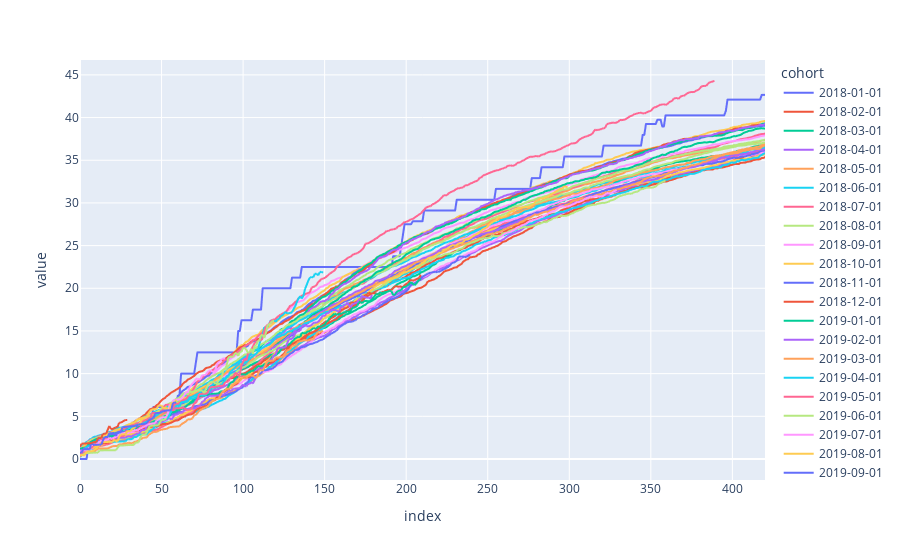

Notebook source saved alongside this figure:
### Code cell
fig_raw = px.line(data_frame=df_RR_prefill)
fig_raw.show()
#fig_raw.write_html("OnetimeToOnetime_RepurchaseSecondToThird_Raw.html")

### Figure 1 — Plotly figure (JSON) as saved in the notebook; plotly's stock layout.template omitted (floating-point values rounded to 4 significant figures; data arrays with more than 128 entries replaced by an {"elided": "..."} marker saying what was removed)
{"data": [{"hovertemplate": "cohort=2018-01-01<br>index=%{x}<br>value=%{y}<extra></extra>", "legendgroup": "2018-01-01", "line": {"color": "#636efa", "dash": "solid"}, "marker": {"symbol": "circle"}, "mode": "lines", "name": "2018-01-01", "showlegend": true, "type": "scattergl", "x": {"elided": "421 int values"}, "xaxis": "x", "y": {"elided": "421 float values"}, "yaxis": "y"}, {"hovertemplate": "cohort=2018-02-01<br>index=%{x}<br>value=%{y}<extra></extra>", "legendgroup": "2018-02-01", "line": {"color": "#EF553B", "dash": "solid"}, "marker": {"symbol": "circle"}, "mode": "lines", "name": "2018-02-01", "showlegend": true, "type": "scattergl", "x": {"elided": "421 int values"}, "xaxis": "x", "y": {"elided": "421 float values"}, "yaxis": "y"}, {"hovertemplate": "cohort=2018-03-01<br>index=%{x}<br>value=%{y}<extra></extra>", "legendgroup": "2018-03-01", "line": {"color": "#00cc96", "dash": "solid"}, "marker": {"symbol": "circle"}, "mode": "lines", "name": "2018-03-01", "showlegend": true, "type": "scattergl", "x": {"elided": "421 int values"}, "xaxis": "x", "y": {"elided": "421 float values"}, "yaxis": "y"}, {"hovertemplate": "cohort=2018-04-01<br>index=%{x}<br>value=%{y}<extra></extra>", "legendgroup": "2018-04-01", "line": {"color": "#ab63fa", "dash": "solid"}, "marker": {"symbol": "circle"}, "mode": "lines", "name": "2018-04-01", "showlegend": true, "type": "scattergl", "x": {"elided": "421 int values"}, "xaxis": "x", "y": {"elided": "421 float values"}, "yaxis": "y"}, {"hovertemplate": "cohort=2018-05-01<br>index=%{x}<br>value=%{y}<extra></extra>", "legendgroup": "2018-05-01", "line": {"color": "#FFA15A", "dash": "solid"}, "marker": {"symbol": "circle"}, "mode": "lines", "name": "2018-05-01", "showlegend": true, "type": "scattergl", "x": {"elided": "421 int values"}, "xaxis": "x", "y": {"elided": "421 float values"}, "yaxis": "y"}, {"hovertemplate": "cohort=2018-06-01<br>index=%{x}<br>value=%{y}<extra></extra>", "legendgroup": "2018-06-01", "line": {"color": "#19d3f3", "dash": "solid"}, "marker": {"symbol": "circle"}, "mode": "lines", "name": "2018-06-01", "showlegend": true, "type": "scattergl", "x": {"elided": "421 int values"}, "xaxis": "x", "y": {"elided": "421 float values"}, "yaxis": "y"}, {"hovertemplate": "cohort=2018-07-01<br>index=%{x}<br>value=%{y}<extra></extra>", "legendgroup": "2018-07-01", "line": {"color": "#FF6692", "dash": "solid"}, "marker": {"symbol": "circle"}, "mode": "lines", "name": "2018-07-01", "showlegend": true, "type": "scattergl", "x": {"elided": "421 int values"}, "xaxis": "x", "y": {"elided": "421 float values"}, "yaxis": "y"}, {"hovertemplate": "cohort=2018-08-01<br>index=%{x}<br>value=%{y}<extra></extra>", "legendgroup": "2018-08-01", "line": {"color": "#B6E880", "dash": "solid"}, "marker": {"symbol": "circle"}, "mode": "lines", "name": "2018-08-01", "showlegend": true, "type": "scattergl", "x": {"elided": "421 int values"}, "xaxis": "x", "y": {"elided": "421 float values"}, "yaxis": "y"}, {"hovertemplate": "cohort=2018-09-01<br>index=%{x}<br>value=%{y}<extra></extra>", "legendgroup": "2018-09-01", "line": {"color": "#FF97FF", "dash": "solid"}, "marker": {"symbol": "circle"}, "mode": "lines", "name": "2018-09-01", "showlegend": true, "type": "scattergl", "x": {"elided": "421 int values"}, "xaxis": "x", "y": {"elided": "421 float values"}, "yaxis": "y"}, {"hovertemplate": "cohort=2018-10-01<br>index=%{x}<br>value=%{y}<extra></extra>", "legendgroup": "2018-10-01", "line": {"color": "#FECB52", "dash": "solid"}, "marker": {"symbol": "circle"}, "mode": "lines", "name": "2018-10-01", "showlegend": true, "type": "scattergl", "x": {"elided": "421 int values"}, "xaxis": "x", "y": {"elided": "421 float values"}, "yaxis": "y"}, {"hovertemplate": "cohort=2018-11-01<br>index=%{x}<br>value=%{y}<extra></extra>", "legendgroup": "2018-11-01", "line": {"color": "#636efa", "dash": "solid"}, "marker": {"symbol": "circle"}, "mode": "lines", "name": "2018-11-01", "showlegend": true, "type": "scattergl", "x": {"elided": "421 int values"}, "xaxis": "x", "y": {"elided": "421 float values"}, "yaxis": "y"}, {"hovertemplate": "cohort=2018-12-01<br>index=%{x}<br>value=%{y}<extra></extra>", "legendgroup": "2018-12-01", "line": {"color": "#EF553B", "dash": "solid"}, "marker": {"symbol": "circle"}, "mode": "lines", "name": "2018-12-01", "showlegend": true, "type": "scattergl", "x": {"elided": "421 int values"}, "xaxis": "x", "y": {"elided": "421 float values"}, "yaxis": "y"}, {"hovertemplate": "cohort=2019-01-01<br>index=%{x}<br>value=%{y}<extra></extra>", "legendgroup": "2019-01-01", "line": {"color": "#00cc96", "dash": "solid"}, "marker": {"symbol": "circle"}, "mode": "lines", "name": "2019-01-01", "showlegend": true, "type": "scattergl", "x": {"elided": "421 int values"}, "xaxis": "x", "y": {"elided": "421 float values"}, "yaxis": "y"}, {"hovertemplate": "cohort=2019-02-01<br>index=%{x}<br>value=%{y}<extra></extra>", "legendgroup": "2019-02-01", "line": {"color": "#ab63fa", "dash": "solid"}, "marker": {"symbol": "circle"}, "mode": "lines", "name": "2019-02-01", "showlegend": true, "type": "scattergl", "x": {"elided": "421 int values"}, "xaxis": "x", "y": {"elided": "421 float values"}, "yaxis": "y"}, {"hovertemplate": "cohort=2019-03-01<br>index=%{x}<br>value=%{y}<extra></extra>", "legendgroup": "2019-03-01", "line": {"color": "#FFA15A", "dash": "solid"}, "marker": {"symbol": "circle"}, "mode": "lines", "name": "2019-03-01", "showlegend": true, "type": "scattergl", "x": {"elided": "421 int values"}, "xaxis": "x", "y": {"elided": "421 float values"}, "yaxis": "y"}, {"hovertemplate": "cohort=2019-04-01<br>index=%{x}<br>value=%{y}<extra></extra>", "legendgroup": "2019-04-01", "line": {"color": "#19d3f3", "dash": "solid"}, "marker": {"symbol": "circle"}, "mode": "lines", "name": "2019-04-01", "showlegend": true, "type": "scattergl", "x": {"elided": "421 int values"}, "xaxis": "x", "y": {"elided": "421 float values"}, "yaxis": "y"}, {"hovertemplate": "cohort=2019-05-01<br>index=%{x}<br>value=%{y}<extra></extra>", "legendgroup": "2019-05-01", "line": {"color": "#FF6692", "dash": "solid"}, "marker": {"symbol": "circle"}, "mode": "lines", "name": "2019-05-01", "showlegend": true, "type": "scattergl", "x": {"elided": "421 int values"}, "xaxis": "x", "y": {"elided": "421 float values"}, "yaxis": "y"}, {"hovertemplate": "cohort=2019-06-01<br>index=%{x}<br>value=%{y}<extra></extra>", "legendgroup": "2019-06-01", "line": {"color": "#B6E880", "dash": "solid"}, "marker": {"symbol": "circle"}, "mode": "lines", "name": "2019-06-01", "showlegend": true, "type": "scattergl", "x": {"elided": "421 int values"}, "xaxis": "x", "y": {"elided": "421 float values"}, "yaxis": "y"}, {"hovertemplate": "cohort=2019-07-01<br>index=%{x}<br>value=%{y}<extra></extra>", "legendgroup": "2019-07-01", "line": {"color": "#FF97FF", "dash": "solid"}, "marker": {"symbol": "circle"}, "mode": "lines", "name": "2019-07-01", "showlegend": true, "type": "scattergl", "x": {"elided": "421 int values"}, "xaxis": "x", "y": {"elided": "421 float values"}, "yaxis": "y"}, {"hovertemplate": "cohort=2019-08-01<br>index=%{x}<br>value=%{y}<extra></extra>", "legendgroup": "2019-08-01", "line": {"color": "#FECB52", "dash": "solid"}, "marker": {"symbol": "circle"}, "mode": "lines", "name": "2019-08-01", "showlegend": true, "type": "scattergl", "x": {"elided": "421 int values"}, "xaxis": "x", "y": {"elided": "421 float values"}, "yaxis": "y"}, {"hovertemplate": "cohort=2019-09-01<br>index=%{x}<br>value=%{y}<extra></extra>", "legendgroup": "2019-09-01", "line": {"color": "#636efa", "dash": "solid"}, "marker": {"symbol": "circle"}, "mode": "lines", "name": "2019-09-01", "showlegend": true, "type": "scattergl", "x": {"elided": "421 int values"}, "xaxis": "x", "y": {"elided": "421 float values"}, "yaxis": "y"}, {"hovertemplate": "cohort=2019-10-01<br>index=%{x}<br>value=%{y}<extra></extra>", "legendgroup": "2019-10-01", "line": {"color": "#EF553B", "dash": "solid"}, "marker": {"symbol": "circle"}, "mode": "lines", "name": "2019-10-01", "showlegend": true, "type": "scattergl", "x": {"elided": "421 int values"}, "xaxis": "x", "y": {"elided": "421 float values"}, "yaxis": "y"}, {"hovertemplate": "cohort=2019-11-01<br>index=%{x}<br>value=%{y}<extra></extra>", "legendgroup": "2019-11-01", "line": {"color": "#00cc96", "dash": "solid"}, "marker": {"symbol": "circle"}, "mode": "lines", "name": "2019-11-01", "showlegend": true, "type": "scattergl", "x": {"elided": "421 int values"}, "xaxis": "x", "y": {"elided": "421 float values"}, "yaxis": "y"}, {"hovertemplate": "cohort=2019-12-01<br>index=%{x}<br>value=%{y}<extra></extra>", "legendgroup": "2019-12-01", "line": {"color": "#ab63fa", "dash": "solid"}, "marker": {"symbol": "circle"}, "mode": "lines", "name": "2019-12-01", "showlegend": true, "type": "scattergl", "x": {"elided": "421 int values"}, "xaxis": "x", "y": {"elided": "421 float values"}, "yaxis": "y"}, {"hovertemplate": "cohort=2020-01-01<br>index=%{x}<br>value=%{y}<extra></extra>", "legendgroup": "2020-01-01", "line": {"color": "#FFA15A", "dash": "solid"}, "marker": {"symbol": "circle"}, "mode": "lines", "name": "2020-01-01", "showlegend": true, "type": "scattergl", "x": {"elided": "421 int values"}, "xaxis": "x", "y": {"elided": "421 float values"}, "yaxis": "y"}, {"hovertemplate": "cohort=2020-02-01<br>index=%{x}<br>value=%{y}<extra></extra>", "legendgroup": "2020-02-01", "line": {"color": "#19d3f3", "dash": "solid"}, "marker": {"symbol": "circle"}, "mode": "lines", "name": "2020-02-01", "showlegend": true, "type": "scattergl", "x": {"elided": "421 int values"}, "xaxis": "x", "y": {"elided": "421 float values"}, "yaxis": "y"}, {"hovertemplate": "cohort=2020-03-01<br>index=%{x}<br>value=%{y}<extra></extra>", "legendgroup": "2020-03-01", "line": {"color": "#FF6692", "dash": "solid"}, "marker": {"symbol": "circle"}, "mode": "lines", "name": "2020-03-01", "showlegend": true, "type": "scattergl", "x": {"elided": "421 int values"}, "xaxis": "x", "y": {"elided": "421 float values"}, "yaxis": "y"}, {"hovertemplate": "cohort=2020-04-01<br>index=%{x}<br>value=%{y}<extra></extra>", "legendgroup": "2020-04-01", "line": {"color": "#B6E880", "dash": "solid"}, "marker": {"symbol": "circle"}, "mode": "lines", "name": "2020-04-01", "showlegend": true, "type": "scattergl", "x": {"elided": "421 int values"}, "xaxis": "x", "y": {"elided": "421 float values"}, "yaxis": "y"}, {"hovertemplate": "cohort=2020-05-01<br>index=%{x}<br>value=%{y}<extra></extra>", "legendgroup": "2020-05-01", "line": {"color": "#FF97FF", "dash": "solid"}, "marker": {"symbol": "circle"}, "mode": "lines", "name": "2020-05-01", "showlegend": true, "type": "scattergl", "x": {"elided": "421 int values"}, "xaxis": "x", "y": {"elided": "421 float values"}, "yaxis": "y"}, {"hovertemplate": "cohort=2020-06-01<br>index=%{x}<br>value=%{y}<extra></extra>", "legendgroup": "2020-06-01", "line": {"color": "#FECB52", "dash": "solid"}, "marker": {"symbol": "circle"}, "mode": "lines", "name": "2020-06-01", "showlegend": true, "type": "scattergl", "x": {"elided": "421 int values"}, "xaxis": "x", "y": {"elided": "421 float values"}, "yaxis": "y"}, {"hovertemplate": "cohort=2020-07-01<br>index=%{x}<br>value=%{y}<extra></extra>", "legendgroup": "2020-07-01", "line": {"color": "#636efa", "dash": "solid"}, "marker": {"symbol": "circle"}, "mode": "lines", "name": "2020-07-01", "showlegend": true, "type": "scattergl", "x": {"elided": "421 int values"}, "xaxis": "x", "y": {"elided": "421 float values"}, "yaxis": "y"}, {"hovertemplate": "cohort=2020-08-01<br>index=%{x}<br>value=%{y}<extra></extra>", "legendgroup": "2020-08-01", "line": {"color": "#EF553B", "dash": "solid"}, "marker": {"symbol": "circle"}, "mode": "lines", "name": "2020-08-01", "showlegend": true, "type": "scattergl", "x": {"elided": "421 int values"}, "xaxis": "x", "y": {"elided": "421 float values"}, "yaxis": "y"}, {"hovertemplate": "cohort=2020-09-01<br>index=%{x}<br>value=%{y}<extra></extra>", "legendgroup": "2020-09-01", "line": {"color": "#00cc96", "dash": "solid"}, "marker": {"symbol": "circle"}, "mode": "lines", "name": "2020-09-01", "showlegend": true, "type": "scattergl", "x": {"elided": "421 int values"}, "xaxis": "x", "y": {"elided": "421 float values"}, "yaxis": "y"}, {"hovertemplate": "cohort=2020-10-01<br>index=%{x}<br>value=%{y}<extra></extra>", "legendgroup": "2020-10-01", "line": {"color": "#ab63fa", "dash": "solid"}, "marker": {"symbol": "circle"}, "mode": "lines", "name": "2020-10-01", "showlegend": true, "type": "scattergl", "x": {"elided": "421 int values"}, "xaxis": "x", "y": {"elided": "421 float values"}, "yaxis": "y"}, {"hovertemplate": "cohort=2020-11-01<br>index=%{x}<br>value=%{y}<extra></extra>", "legendgroup": "2020-11-01", "line": {"color": "#FFA15A", "dash": "solid"}, "marker": {"symbol": "circle"}, "mode": "lines", "name": "2020-11-01", "showlegend": true, "type": "scattergl", "x": {"elided": "421 int values"}, "xaxis": "x", "y": {"elided": "421 float values"}, "yaxis": "y"}, {"hovertemplate": "cohort=2020-12-01<br>index=%{x}<br>value=%{y}<extra></extra>", "legendgroup": "2020-12-01", "line": {"color": "#19d3f3", "dash": "solid"}, "marker": {"symbol": "circle"}, "mode": "lines", "name": "2020-12-01", "showlegend": true, "type": "scattergl", "x": {"elided": "421 int values"}, "xaxis": "x", "y": {"elided": "421 float values"}, "yaxis": "y"}, {"hovertemplate": "cohort=2021-01-01<br>index=%{x}<br>value=%{y}<extra></extra>", "legendgroup": "2021-01-01", "line": {"color": "#FF6692", "dash": "solid"}, "marker": {"symbol": "circle"}, "mode": "lines", "name": "2021-01-01", "showlegend": true, "type": "scattergl", "x": {"elided": "421 int values"}, "xaxis": "x", "y": {"elided": "421 float values"}, "yaxis": "y"}, {"hovertemplate": "cohort=2021-02-01<br>index=%{x}<br>value=%{y}<extra></extra>", "legendgroup": "2021-02-01", "line": {"color": "#B6E880", "dash": "solid"}, "marker": {"symbol": "circle"}, "mode": "lines", "name": "2021-02-01", "showlegend": true, "type": "scattergl", "x": {"elided": "421 int values"}, "xaxis": "x", "y": {"elided": "421 float values"}, "yaxis": "y"}, {"hovertemplate": "cohort=2021-03-01<br>index=%{x}<br>value=%{y}<extra></extra>", "legendgroup": "2021-03-01", "line": {"color": "#FF97FF", "dash": "solid"}, "marker": {"symbol": "circle"}, "mode": "lines", "name": "2021-03-01", "showlegend": true, "type": "scattergl", "x": {"elided": "421 int values"}, "xaxis": "x", "y": {"elided": "421 float values"}, "yaxis": "y"}, {"hovertemplate": "cohort=2021-04-01<br>index=%{x}<br>value=%{y}<extra></extra>", "legendgroup": "2021-04-01", "line": {"color": "#FECB52", "dash": "solid"}, "marker": {"symbol": "circle"}, "mode": "lines", "name": "2021-04-01", "showlegend": true, "type": "scattergl", "x": {"elided": "421 int values"}, "xaxis": "x", "y": {"elided": "421 float values"}, "yaxis": "y"}, {"hovertemplate": "cohort=2021-05-01<br>index=%{x}<br>value=%{y}<extra></extra>", "legendgroup": "2021-05-01", "line": {"color": "#636efa", "dash": "solid"}, "marker": {"symbol": "circle"}, "mode": "lines", "name": "2021-05-01", "showlegend": true, "type": "scattergl", "x": {"elided": "421 int values"}, "xaxis": "x", "y": {"elided": "421 float values"}, "yaxis": "y"}, {"hovertemplate": "cohort=2021-06-01<br>index=%{x}<br>value=%{y}<extra></extra>", "legendgroup": "2021-06-01", "line": {"color": "#EF553B", "dash": "solid"}, "marker": {"symbol": "circle"}, "mode": "lines", "name": "2021-06-01", "showlegend": true, "type": "scattergl", "x": {"elided": "421 int values"}, "xaxis": "x", "y": {"elided": "421 float values"}, "yaxis": "y"}], "layout": {"legend": {"title": {"text": "cohort"}, "tracegroupgap": 0}, "margin": {"t": 60}, "xaxis": {"anchor": "y", "domain": [0, 1], "title": {"text": "index"}}, "yaxis": {"anchor": "x", "domain": [0, 1], "title": {"text": "value"}}}}
